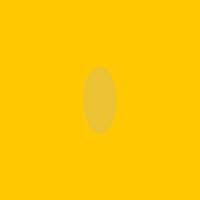
Frame 1 (no input)
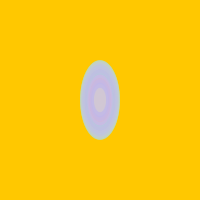
Frame 60 (the mouse pressed at the canvas centre just before this capture)
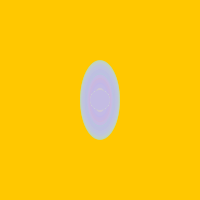
Frame 120 (the mouse held since frame 60 and released just before this capture)

The Processing sketch that drew these frames (run headless with seeded random() and noise(); from frame 60 on, the mouse is pressed at the canvas centre):

// Processing sketch: processing_34484
// ── processing_34484.pde

int counter;

void setup() {  //setup function called initially, only once
  size(200, 200);
  background(255, 200, 0);  //set background white
  colorMode(HSB);   //set colors to Hue, Saturation, Brightness mode
  counter = 0;
}

void draw() {  //draw function loops 
  counter++;
  noStroke();
  fill(random(255),100,255,50);
  
  if(mousePressed == true) { //add some interaction
    ellipse(mouseX, mouseY, 20, 20);
  }
  else {
    ellipse(width/2, height/2, 40*sin(counter), 80*sin(counter));
  }
}
  
                
